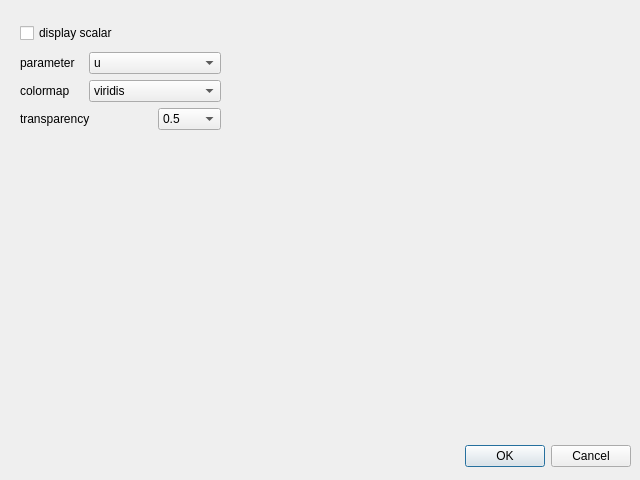
<?xml version="1.0" encoding="UTF-8"?>
<ui version="4.0">
 <class>Dialog</class>
 <widget class="QDialog" name="Dialog">
  <property name="geometry">
   <rect>
    <x>0</x>
    <y>0</y>
    <width>640</width>
    <height>480</height>
   </rect>
  </property>
  <property name="windowTitle">
   <string>Dialog</string>
  </property>
  <widget class="QDialogButtonBox" name="buttonBox">
   <property name="geometry">
    <rect>
     <x>10</x>
     <y>440</y>
     <width>621</width>
     <height>32</height>
    </rect>
   </property>
   <property name="orientation">
    <enum>Qt::Horizontal</enum>
   </property>
   <property name="standardButtons">
    <set>QDialogButtonBox::Cancel|QDialogButtonBox::Ok</set>
   </property>
  </widget>
  <widget class="QWidget" name="">
   <property name="geometry">
    <rect>
     <x>20</x>
     <y>20</y>
     <width>201</width>
     <height>113</height>
    </rect>
   </property>
   <layout class="QVBoxLayout" name="verticalLayout">
    <item>
     <widget class="QCheckBox" name="checkBox">
      <property name="text">
       <string>display scalar</string>
      </property>
     </widget>
    </item>
    <item>
     <layout class="QGridLayout" name="gridLayout">
      <item row="0" column="0">
       <widget class="QLabel" name="label_3">
        <property name="text">
         <string>parameter</string>
        </property>
       </widget>
      </item>
      <item row="0" column="1" colspan="2">
       <widget class="QComboBox" name="comboBox">
        <item>
         <property name="text">
          <string>u</string>
         </property>
        </item>
        <item>
         <property name="text">
          <string>v</string>
         </property>
        </item>
        <item>
         <property name="text">
          <string>r</string>
         </property>
        </item>
        <item>
         <property name="text">
          <string>t</string>
         </property>
        </item>
        <item>
         <property name="text">
          <string>dudx</string>
         </property>
        </item>
        <item>
         <property name="text">
          <string>dudy</string>
         </property>
        </item>
        <item>
         <property name="text">
          <string>dvdx</string>
         </property>
        </item>
        <item>
         <property name="text">
          <string>dvdy</string>
         </property>
        </item>
        <item>
         <property name="text">
          <string>div</string>
         </property>
        </item>
        <item>
         <property name="text">
          <string>vorticity</string>
         </property>
        </item>
        <item>
         <property name="text">
          <string>exx</string>
         </property>
        </item>
        <item>
         <property name="text">
          <string>eyy</string>
         </property>
        </item>
        <item>
         <property name="text">
          <string>eyy</string>
         </property>
        </item>
        <item>
         <property name="text">
          <string>Ie</string>
         </property>
        </item>
        <item>
         <property name="text">
          <string>IIe</string>
         </property>
        </item>
       </widget>
      </item>
      <item row="1" column="0">
       <widget class="QLabel" name="label_2">
        <property name="text">
         <string>colormap</string>
        </property>
       </widget>
      </item>
      <item row="1" column="1" colspan="2">
       <widget class="QComboBox" name="comboBox_2">
        <item>
         <property name="text">
          <string>viridis</string>
         </property>
        </item>
        <item>
         <property name="text">
          <string>magma</string>
         </property>
        </item>
        <item>
         <property name="text">
          <string>plasma</string>
         </property>
        </item>
        <item>
         <property name="text">
          <string>inferno</string>
         </property>
        </item>
        <item>
         <property name="text">
          <string>ciridis</string>
         </property>
        </item>
       </widget>
      </item>
      <item row="2" column="0" colspan="2">
       <widget class="QLabel" name="label">
        <property name="text">
         <string>transparency</string>
        </property>
       </widget>
      </item>
      <item row="2" column="2">
       <widget class="QComboBox" name="comboBox_3">
        <property name="currentIndex">
         <number>5</number>
        </property>
        <item>
         <property name="text">
          <string>0</string>
         </property>
        </item>
        <item>
         <property name="text">
          <string>0.1</string>
         </property>
        </item>
        <item>
         <property name="text">
          <string>0.2</string>
         </property>
        </item>
        <item>
         <property name="text">
          <string>0.3</string>
         </property>
        </item>
        <item>
         <property name="text">
          <string>0.4</string>
         </property>
        </item>
        <item>
         <property name="text">
          <string>0.5</string>
         </property>
        </item>
        <item>
         <property name="text">
          <string>0.6</string>
         </property>
        </item>
        <item>
         <property name="text">
          <string>0.7</string>
         </property>
        </item>
        <item>
         <property name="text">
          <string>0.8</string>
         </property>
        </item>
        <item>
         <property name="text">
          <string>0.9</string>
         </property>
        </item>
        <item>
         <property name="text">
          <string>1.0</string>
         </property>
        </item>
       </widget>
      </item>
     </layout>
    </item>
   </layout>
  </widget>
 </widget>
 <resources/>
 <connections>
  <connection>
   <sender>buttonBox</sender>
   <signal>accepted()</signal>
   <receiver>Dialog</receiver>
   <slot>accept()</slot>
   <hints>
    <hint type="sourcelabel">
     <x>248</x>
     <y>254</y>
    </hint>
    <hint type="destinationlabel">
     <x>157</x>
     <y>274</y>
    </hint>
   </hints>
  </connection>
  <connection>
   <sender>buttonBox</sender>
   <signal>rejected()</signal>
   <receiver>Dialog</receiver>
   <slot>reject()</slot>
   <hints>
    <hint type="sourcelabel">
     <x>316</x>
     <y>260</y>
    </hint>
    <hint type="destinationlabel">
     <x>286</x>
     <y>274</y>
    </hint>
   </hints>
  </connection>
 </connections>
</ui>
